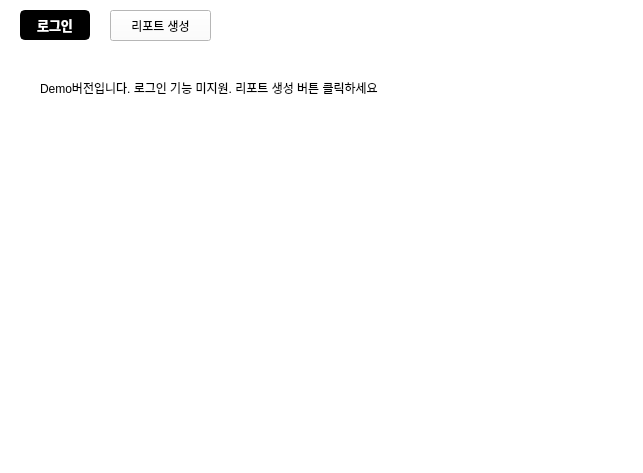
<?xml version="1.0" encoding="UTF-8"?>
<ui version="4.0">
 <class>indexWindow</class>
 <widget class="QMainWindow" name="indexWindow">
  <property name="windowModality">
   <enum>Qt::NonModal</enum>
  </property>
  <property name="geometry">
   <rect>
    <x>0</x>
    <y>0</y>
    <width>643</width>
    <height>473</height>
   </rect>
  </property>
  <property name="windowTitle">
   <string>콤시스 센티넬원 매니저</string>
  </property>
  <property name="styleSheet">
   <string notr="true">background-color: rgb(255, 255, 255);</string>
  </property>
  <widget class="QWidget" name="centralwidget">
   <widget class="QPushButton" name="btnReportIntro">
    <property name="geometry">
     <rect>
      <x>110</x>
      <y>10</y>
      <width>101</width>
      <height>31</height>
     </rect>
    </property>
    <property name="text">
     <string>리포트 생성</string>
    </property>
   </widget>
   <widget class="QPushButton" name="btnLogin">
    <property name="geometry">
     <rect>
      <x>20</x>
      <y>10</y>
      <width>70</width>
      <height>30</height>
     </rect>
    </property>
    <property name="minimumSize">
     <size>
      <width>70</width>
      <height>30</height>
     </size>
    </property>
    <property name="maximumSize">
     <size>
      <width>100</width>
      <height>30</height>
     </size>
    </property>
    <property name="font">
     <font>
      <family>맑은 고딕</family>
      <pointsize>10</pointsize>
      <weight>75</weight>
      <bold>true</bold>
     </font>
    </property>
    <property name="cursor">
     <cursorShape>PointingHandCursor</cursorShape>
    </property>
    <property name="focusPolicy">
     <enum>Qt::ClickFocus</enum>
    </property>
    <property name="autoFillBackground">
     <bool>false</bool>
    </property>
    <property name="styleSheet">
     <string notr="true">QPushButton{
color: white;
background-color: black;
border: 2px solid rgb(0, 0, 0);
border-radius: 5px;
}
QPushButton::pressed{
color: black;
background-color: white;
border: 2px solid rgb(0, 0, 0);
border-radius: 5px;
}
QPushButton::disabled{
color: rgb(229, 229, 229);
background-color: rgb(204, 204, 204);
border: 2px solid rgb(204, 204, 204);
border-radius: 5px;
}
</string>
    </property>
    <property name="text">
     <string>로그인</string>
    </property>
    <property name="checkable">
     <bool>false</bool>
    </property>
   </widget>
   <widget class="QLabel" name="label">
    <property name="geometry">
     <rect>
      <x>40</x>
      <y>80</y>
      <width>601</width>
      <height>16</height>
     </rect>
    </property>
    <property name="text">
     <string>Demo버전입니다. 로그인 기능 미지원. 리포트 생성 버튼 클릭하세요</string>
    </property>
   </widget>
  </widget>
  <widget class="QStatusBar" name="statusbar"/>
 </widget>
 <resources/>
 <connections/>
</ui>
